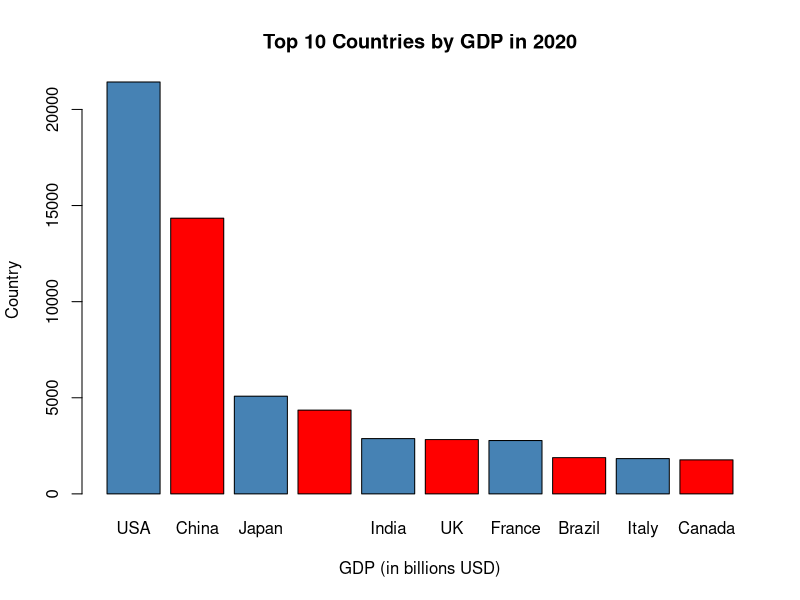
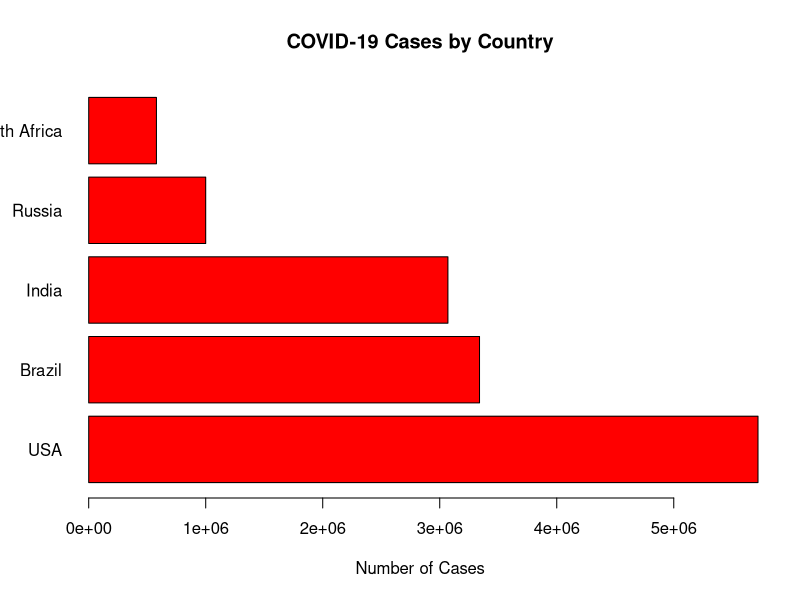
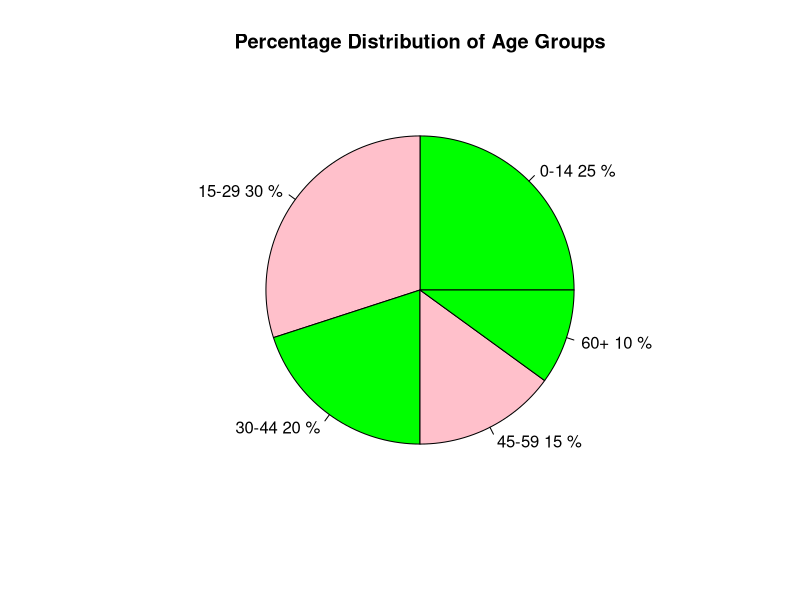
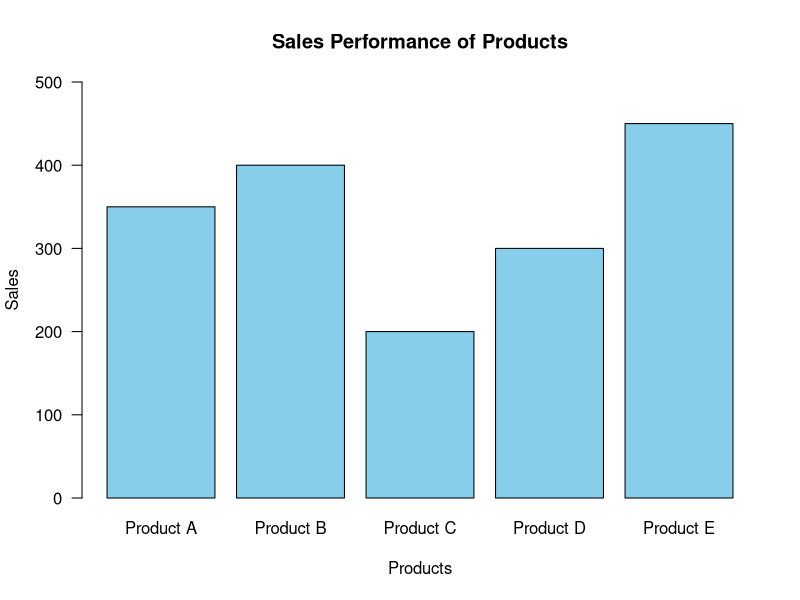
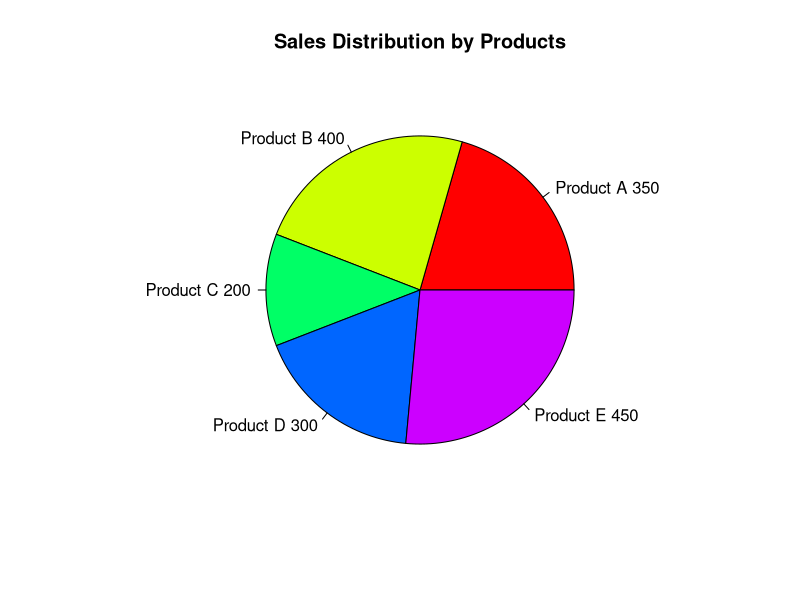

The R script that drew these images, in order:
countries <- c("USA", "China", "Japan", "Germany", "India", 
               "UK", "France", "Brazil", "Italy", "Canada")
gdp <- c(21427, 14342, 5081, 4357, 2875, 2825, 2775, 1886, 1835, 1770)


# Create the barplot
barplot(
  gdp,
  names.arg = countries,
  col = c("steelblue","red"),
  main = "Top 10 Countries by GDP in 2020",
  xlab = "GDP (in billions USD)",
  ylab = "Country",
)

countries <- c("USA", "Brazil", "India", "Russia", "South Africa")
cases <- c(5720000, 3340000, 3070000, 1000000, 579000)
barplot(
  cases,
  names.arg = countries,
  col = "red",
  main = "COVID-19 Cases by Country",
  xlab = "Number of Cases",
  horiz = TRUE,
  las = 1
)

age_groups <- c("0-14", "15-29", "30-44", "45-59", "60+")
percentages <- c(25, 30, 20, 15, 10)
pie(
  percentages,
  labels = paste(age_groups, percentages, "%"),
  col = c("green","pink"),
  main = "Percentage Distribution of Age Groups"
)


products <- c("Product A", "Product B", "Product C", "Product D", "Product E")
sales <- c(350, 400, 200, 300, 450)

barplot(
  sales,
  names.arg = products,
  col = "skyblue",
  main = "Sales Performance of Products",
  xlab = "Products",
  ylab = "Sales",
  ylim = c(0, max(sales) + 50),
  las = 1
)

pie(
  sales,
  labels = paste(products, sales),
  col = rainbow(length(products)),
  main = "Sales Distribution by Products"
)
